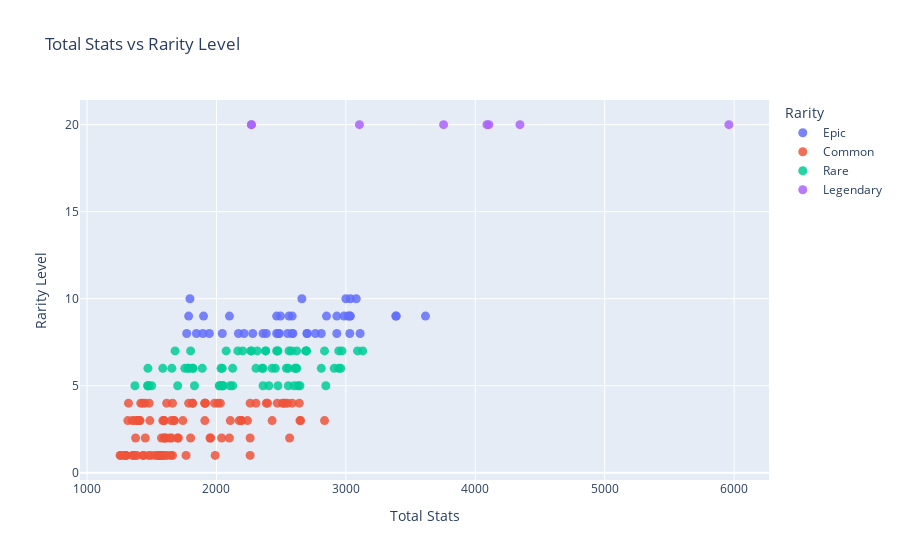

The code cell stored with this chart in its notebook:
### Code cell
import plotly.express as px

def plot_total_stats_vs_rarity(df, stat_cols, save_path=None):
    """
    Creates an interactive scatterplot of Total Stats vs Rarity Level.

    Parameters
    ----------
    df : pd.DataFrame
        Must contain:
        - "Total Stats" (numeric)
        - "Rarity Level" (numeric)
        - "Rarity Name" (categorical)
        - "Name" (Pal name)
        - All columns in stat_cols
    stat_cols : list
        List of stat column names to display in hover tooltip.
    save_path : str, optional
        If provided, saves the figure to this path (e.g., 'plot.png').
        Requires kaleido for static export.
    """
    fig = px.scatter(
        df,
        x="Total Stats",
        y="Rarity Level",
        color="Rarity Name",
        hover_name="Name",
        hover_data=stat_cols + ["Element"] if "Element" in df.columns else stat_cols,
        labels={
            "Total Stats": "Total Stats",
            "Rarity Level": "Rarity Level",
            "Rarity Name": "Rarity"
        },
        title="Total Stats vs Rarity Level"
    )

    # Tweak marker size/opacity
    fig.update_traces(marker=dict(size=9, opacity=0.85))

    if save_path:
        fig.write_image(save_path)

    fig.show()

plot_total_stats_vs_rarity(df, stat_cols)

### Figure 1 — Plotly figure (JSON) as saved in the notebook; plotly's stock layout.template omitted (floating-point values rounded to 4 significant figures)
{"data": [{"customdata": [[120, 100, 100, 130, 130, 100, 100, 800, 1000, 80, ["Earth"]], [100, 125, 100, 100, 125, 300, 100, 700, 1100, 100, ["Dragon", "Dark"]], [115, 105, 100, 100, 105, 160, 100, 600, 900, 75, ["Ice", "Dragon"]], [140, 120, 100, 100, 130, 270, 100, 750, 1100, 120, ["Ice"]], [100, 120, 100, 150, 125, 190, 50, 800, 1200, 150, ["Fire"]], [105, 125, 100, 150, 130, 190, 50, 800, 1200, 150, ["Dragon", "Fire"]], [105, 80, 100, 100, 115, 150, 100, 800, 1200, 60, ["Fire", "Dark"]], [120, 100, 100, 80, 95, 150, 120, 550, 1020, 50, ["Leaf", "Water"]], [90, 100, 100, 100, 105, 100, 100, 450, 550, 150, ["Leaf"]], [115, 95, 100, 80, 80, 130, 100, 630, 800, 83, ["Dragon", "Water"]], [100, 110, 100, 100, 105, 230, 90, 1000, 1400, 150, ["Fire"]], [100, 110, 100, 100, 110, 230, 90, 1000, 1400, 150, ["Water"]], [120, 110, 100, 100, 110, 200, 100, 840, 1260, 170, ["Earth"]], [105, 100, 100, 120, 100, 180, 100, 600, 1000, 80, ["Electricity"]], [105, 100, 100, 100, 125, 170, 100, 700, 1100, 100, ["Dark", "Electricity"]], [130, 100, 100, 150, 120, 150, 100, 600, 1000, 100, ["Dragon", "Water"]], [130, 100, 100, 150, 130, 150, 100, 600, 1000, 100, ["Dragon", "Fire"]], [120, 90, 100, 100, 85, 170, 100, 700, 1040, 80, ["Normal"]], [120, 90, 100, 100, 85, 170, 100, 700, 1040, 80, ["Ice"]], [105, 135, 100, 100, 110, 100, 100, 550, 700, 100, ["Earth"]], [110, 105, 100, 100, 110, 100, 100, 450, 550, 60, ["Leaf"]], [110, 115, 100, 100, 110, 100, 100, 450, 550, 60, ["Dark"]], [150, 90, 100, 100, 85, 180, 30, 600, 1030, 100, ["Leaf", "Earth"]], [150, 90, 100, 100, 85, 180, 30, 600, 1030, 100, ["Ice", "Earth"]], [100, 130, 100, 100, 100, 100, 100, 1000, 1200, 100, ["Dark", "Earth"]], [100, 130, 100, 100, 105, 100, 100, 1000, 1200, 100, ["Earth"]], [100, 100, 100, 100, 130, 100, 100, 900, 1200, 100, ["Dragon", "Electricity"]], [100, 100, 100, 100, 95, 100, 100, 550, 700, 100, ["Leaf"]], [105, 100, 100, 100, 105, 220, 100, 800, 950, 120, ["Dragon", "Leaf"]], [110, 70, 100, 110, 100, 200, 100, 650, 1000, 40, ["Dragon", "Water"]], [110, 75, 100, 110, 110, 200, 100, 650, 1000, 40, ["Dragon", "Electricity"]], [130, 110, 100, 100, 115, 300, 100, 1000, 1600, 60, ["Dark", "Normal"]], [120, 140, 100, 130, 120, 250, 90, 850, 1200, 80, ["Dark"]], [120, 115, 100, 100, 110, 280, 100, 700, 1050, 90, ["Dragon"]], [120, 105, 100, 100, 105, 350, 100, 850, 1100, 100, ["Fire"]], [125, 105, 100, 100, 105, 350, 100, 850, 1100, 100, ["Water"]], [100, 120, 100, 100, 100, 100, 100, 400, 550, 100, ["Leaf"]], [90, 90, 100, 100, 115, 100, 100, 500, 700, 50, ["Leaf"]], [120, 120, 100, 100, 100, 100, 100, 500, 600, 55, ["Earth", "Leaf"]], [120, 120, 100, 100, 105, 100, 100, 500, 600, 55, ["Earth"]], [105, 110, 100, 100, 120, 200, 100, 550, 660, 125, ["Ice", "Fire"]], [140, 110, 100, 100, 80, 240, 100, 600, 1050, 70, ["Leaf"]], [110, 130, 100, 100, 120, 250, 100, 790, 1200, 115, ["Dragon"]], [130, 120, 100, 100, 120, 300, 100, 550, 660, 100, ["Dark", "Dragon"]]], "hovertemplate": "<b>%{hovertext}</b><br><br>Rarity=Epic<br>Total Stats=%{x}<br>Rarity Level=%{y}<br>HP=%{customdata[0]}<br>Defense=%{customdata[1]}<br>Crafting Speed=%{customdata[2]}<br>Melee Attack=%{customdata[3]}<br>Shot Attack=%{customdata[4]}<br>Stamina=%{customdata[5]}<br>Support=%{customdata[6]}<br>Running Speed=%{customdata[7]}<br>Sprinting Speed=%{customdata[8]}<br>Slow Walk Speed=%{customdata[9]}<br>Element=%{customdata[10]}<extra></extra>", "hovertext": ["Anubis", "Astegon", "Azurobe Cryst", "Bastigor", "Blazamut", "Blazamut Ryu", "Blazehowl Noct", "Broncherry Aqua", "Elizabee", "Elphidran Aqua", "Faleris", "Faleris Aqua", "Gildane", "Grizzbolt", "Helzephyr Lux", "Jormuntide", "Jormuntide Ignis", "Kingpaca", "Kingpaca Cryst", "Knocklem", "Lyleen", "Lyleen Noct", "Mammorest", "Mammorest Cryst", "Menasting", "Menasting Terra", "Orserk", "Petallia", "Quivern Botan", "Relaxaurus", "Relaxaurus Lux", "Selyne", "Shadowbeak", "Silvegis", "Suzaku", "Suzaku Aqua", "Vaelet", "Verdash", "Warsect", "Warsect Terra", "Whalaska Ignis", "Wumpo Botan", "Xenogard", "Xenolord"], "legendgroup": "Epic", "marker": {"color": "#636efa", "opacity": 0.85, "size": 9, "symbol": "circle"}, "mode": "markers", "name": "Epic", "orientation": "v", "showlegend": true, "type": "scatter", "x": [2660, 2850, 2360, 2930, 2985, 3000, 2810, 2385, 1845, 2213, 3385, 3390, 3110, 2485, 2700, 2550, 2560, 2585, 2585, 2100, 1785, 1795, 2465, 2465, 3030, 3035, 2930, 2045, 2700, 2480, 2495, 3615, 3080, 2765, 3030, 3035, 1770, 1945, 1895, 1900, 2170, 2590, 3015, 2280], "xaxis": "x", "y": [10, 9, 8, 8, 9, 10, 8, 8, 8, 8, 9, 9, 8, 8, 8, 8, 9, 8, 9, 9, 9, 10, 8, 9, 9, 10, 9, 8, 8, 8, 9, 9, 10, 8, 8, 9, 8, 8, 8, 9, 8, 8, 9, 8], "yaxis": "y"}, {"customdata": [[85, 95, 100, 100, 95, 120, 100, 700, 1050, 87, ["Fire"]], [80, 90, 100, 100, 90, 100, 100, 450, 550, 125, ["Leaf"]], [70, 80, 100, 100, 70, 100, 100, 300, 450, 25, ["Water"]], [80, 80, 100, 80, 80, 100, 100, 400, 550, 50, ["Leaf"]], [100, 90, 100, 70, 70, 100, 120, 400, 550, 70, ["Leaf"]], [100, 90, 100, 70, 75, 100, 120, 400, 550, 70, ["Dark"]], [70, 70, 100, 70, 70, 100, 100, 400, 550, 30, ["Normal"]], [65, 80, 100, 100, 75, 100, 100, 300, 450, 25, ["Normal"]], [75, 80, 100, 80, 95, 100, 100, 920, 1200, 85, ["Dark"]], [80, 80, 100, 100, 70, 100, 100, 550, 700, 30, ["Water"]], [80, 80, 100, 100, 75, 100, 100, 550, 700, 30, ["Water", "Electricity"]], [60, 60, 100, 70, 60, 100, 70, 375, 550, 50, ["Normal"]], [90, 80, 100, 100, 80, 100, 100, 750, 1050, 100, ["Ice", "Dragon"]], [70, 80, 100, 100, 80, 100, 100, 550, 700, 30, ["Leaf"]], [70, 75, 100, 100, 70, 100, 100, 300, 450, 20, ["Normal"]], [80, 85, 100, 100, 100, 100, 100, 300, 450, 33, ["Water"]], [70, 60, 100, 100, 75, 100, 100, 300, 550, 70, ["Dark"]], [70, 70, 100, 110, 80, 100, 100, 400, 550, 120, ["Electricity"]], [70, 75, 100, 110, 80, 100, 100, 400, 550, 120, ["Dark", "Electricity"]], [105, 95, 100, 100, 110, 100, 100, 300, 450, 25, ["Dark"]], [70, 70, 100, 70, 70, 100, 100, 300, 400, 20, ["Dark"]], [80, 75, 100, 110, 90, 70, 100, 800, 1050, 90, ["Normal"]], [100, 95, 100, 100, 70, 100, 100, 450, 600, 100, ["Earth", "Water"]], [95, 80, 100, 70, 80, 100, 100, 700, 900, 80, ["Normal"]], [95, 90, 100, 100, 105, 100, 100, 600, 900, 50, ["Normal"]], [110, 90, 100, 110, 110, 140, 100, 750, 1050, 85, ["Normal"]], [110, 90, 100, 110, 115, 140, 100, 750, 1050, 85, ["Electricity"]], [75, 80, 100, 100, 85, 100, 100, 250, 400, 25, ["Water"]], [75, 80, 100, 100, 90, 100, 100, 250, 400, 25, ["Water", "Fire"]], [60, 80, 100, 100, 70, 100, 100, 250, 375, 65, ["Fire"]], [75, 70, 100, 100, 65, 100, 100, 400, 550, 100, ["Leaf"]], [65, 70, 100, 70, 75, 100, 100, 400, 550, 40, ["Fire"]], [65, 70, 100, 70, 80, 100, 100, 400, 550, 40, ["Ice"]], [110, 100, 100, 100, 100, 100, 100, 500, 750, 50, ["Ice"]], [60, 60, 100, 80, 80, 100, 100, 300, 400, 70, ["Water"]], [60, 60, 100, 100, 85, 100, 100, 300, 400, 70, ["Water", "Fire"]], [65, 50, 100, 100, 80, 100, 100, 300, 550, 30, ["Earth"]], [75, 60, 100, 120, 85, 100, 100, 600, 700, 100, ["Normal"]], [90, 75, 100, 90, 90, 100, 100, 400, 500, 50, ["Water"]], [90, 75, 100, 90, 90, 100, 100, 400, 500, 50, ["Fire"]], [65, 80, 100, 100, 70, 100, 100, 300, 450, 25, ["Leaf"]], [70, 70, 100, 100, 70, 100, 100, 300, 400, 50, ["Leaf", "Earth"]], [80, 70, 100, 70, 70, 100, 100, 400, 550, 50, ["Earth"]], [80, 70, 100, 70, 80, 100, 100, 400, 550, 50, ["Ice"]], [80, 75, 100, 100, 75, 100, 100, 350, 600, 15, ["Leaf", "Normal"]], [70, 80, 100, 70, 70, 100, 100, 380, 550, 26, ["Dark"]], [95, 105, 100, 100, 115, 100, 100, 400, 600, 100, ["Ice"]], [80, 95, 100, 100, 80, 100, 100, 300, 450, 25, ["Normal"]], [80, 85, 100, 100, 75, 100, 100, 300, 450, 25, ["Normal"]], [95, 85, 100, 150, 100, 100, 100, 700, 960, 80, ["Fire", "Dark"]], [75, 70, 100, 100, 90, 100, 100, 240, 450, 40, ["Water"]], [90, 75, 100, 100, 75, 100, 100, 400, 600, 100, ["Water", "Dark"]], [70, 70, 100, 70, 75, 100, 100, 400, 550, 30, ["Electricity"]], [70, 80, 100, 70, 75, 100, 100, 400, 550, 30, ["Ice"]], [70, 70, 100, 100, 70, 100, 100, 700, 900, 50, ["Water"]], [70, 70, 100, 100, 70, 100, 100, 700, 900, 50, ["Fire"]], [75, 90, 100, 100, 70, 100, 100, 800, 900, 50, ["Earth"]], [60, 70, 100, 100, 60, 100, 100, 400, 550, 60, ["Dark", "Water"]], [70, 70, 100, 100, 60, 100, 100, 400, 550, 60, ["Normal", "Water"]], [70, 70, 100, 70, 70, 100, 100, 400, 550, 23, ["Normal"]], [80, 50, 100, 90, 80, 100, 100, 600, 800, 100, ["Dark"]], [80, 50, 100, 90, 80, 100, 100, 400, 550, 100, ["Fire"]], [75, 70, 100, 70, 70, 100, 100, 400, 550, 20, ["Leaf"]], [80, 80, 100, 130, 100, 100, 100, 600, 800, 100, ["Dark"]], [80, 80, 100, 130, 105, 100, 100, 600, 800, 100, ["Ice"]], [90, 80, 100, 100, 90, 100, 100, 400, 800, 50, ["Leaf"]], [70, 70, 100, 70, 60, 100, 100, 475, 550, 52, ["Dark"]], [70, 70, 100, 70, 65, 100, 100, 475, 550, 52, ["Ice"]], [90, 90, 100, 90, 75, 100, 100, 500, 900, 62, ["Normal"]], [90, 80, 100, 100, 50, 100, 100, 580, 700, 55, ["Normal"]], [75, 85, 100, 100, 80, 100, 100, 300, 450, 20, ["Ice", "Water"]], [100, 80, 100, 100, 95, 100, 100, 600, 750, 150, ["Normal"]], [110, 100, 100, 100, 100, 100, 100, 600, 900, 50, ["Dark"]], [95, 100, 100, 100, 105, 100, 100, 400, 520, 40, ["Dark"]], [105, 115, 100, 100, 110, 180, 100, 550, 1000, 150, ["Leaf"]], [70, 70, 100, 70, 75, 100, 100, 500, 650, 30, ["Water", "Ice"]], [70, 70, 100, 100, 80, 100, 100, 500, 650, 30, ["Water", "Electricity"]], [75, 80, 100, 100, 70, 100, 100, 300, 450, 25, ["Dark"]], [105, 105, 100, 100, 95, 100, 100, 300, 450, 25, ["Normal"]], [70, 85, 100, 100, 75, 100, 100, 300, 450, 25, ["Fire"]], [100, 110, 100, 80, 85, 140, 100, 700, 1070, 35, ["Ice"]], [75, 70, 100, 100, 65, 100, 100, 245, 350, 50, ["Normal"]], [80, 70, 100, 100, 65, 100, 100, 245, 350, 50, ["Leaf"]], [75, 75, 100, 100, 70, 100, 100, 400, 550, 70, ["Fire"]], [80, 70, 100, 100, 70, 100, 100, 500, 800, 70, ["Earth"]], [110, 90, 100, 100, 80, 220, 100, 740, 1050, 50, ["Leaf"]], [85, 85, 100, 100, 90, 100, 100, 550, 700, 40, ["Dark"]], [60, 70, 100, 60, 75, 100, 80, 350, 500, 40, ["Electricity"]], [95, 105, 100, 100, 115, 100, 100, 550, 660, 60, ["Dark"]], [90, 80, 100, 70, 90, 100, 100, 500, 800, 100, ["Water"]], [60, 60, 100, 100, 60, 100, 100, 250, 400, 55, ["Ice"]], [80, 70, 100, 100, 70, 100, 100, 300, 400, 48, ["Leaf"]], [110, 100, 100, 100, 100, 100, 100, 640, 1000, 80, ["Dark"]], [70, 70, 100, 70, 60, 100, 100, 300, 400, 30, ["Water"]], [60, 70, 100, 80, 75, 100, 70, 300, 550, 30, ["Normal"]], [75, 115, 100, 100, 75, 100, 100, 320, 500, 100, ["Water"]], [85, 125, 100, 100, 85, 100, 100, 320, 500, 100, ["Water", "Earth"]], [90, 90, 100, 100, 115, 150, 100, 700, 850, 100, ["Fire", "Dark"]], [70, 70, 100, 70, 70, 100, 140, 350, 450, 30, ["Normal"]], [70, 90, 100, 70, 70, 100, 100, 300, 400, 50, ["Normal"]], [85, 85, 100, 80, 85, 140, 110, 750, 1080, 70, ["Normal"]]], "hovertemplate": "<b>%{hovertext}</b><br><br>Rarity=Common<br>Total Stats=%{x}<br>Rarity Level=%{y}<br>HP=%{customdata[0]}<br>Defense=%{customdata[1]}<br>Crafting Speed=%{customdata[2]}<br>Melee Attack=%{customdata[3]}<br>Shot Attack=%{customdata[4]}<br>Stamina=%{customdata[5]}<br>Support=%{customdata[6]}<br>Running Speed=%{customdata[7]}<br>Sprinting Speed=%{customdata[8]}<br>Slow Walk Speed=%{customdata[9]}<br>Element=%{customdata[10]}<extra></extra>", "hovertext": ["Arsox", "Beegarde", "Blue Slime", "Bristla", "Caprity", "Caprity Noct", "Cattiva", "Cave Bat", "Cawgnito", "Celaray", "Celaray Lux", "Chikipi", "Chillet", "Cinnamoth", "Cremis", "Croajiro", "Daedream", "Dazzi", "Dazzi Noct", "Demon Eye", "Depresso", "Direhowl", "Dumud", "Eikthyrdeer", "Enchanted Sword", "Fenglope", "Fenglope Lux", "Finsider", "Finsider Ignis", "Flambelle", "Flopie", "Foxparks", "Foxparks Cryst", "Frostplume", "Fuack", "Fuack Ignis", "Fuddler", "Galeclaw", "Gobfin", "Gobfin Ignis", "Green Slime", "Gumoss", "Hangyu", "Hangyu Cryst", "Herbil", "Hoocrates", "Icelyn", "Illuminant Bat", "Illuminant Slime", "Incineram", "Jelliette", "Jellroy", "Jolthog", "Jolthog Cryst", "Kelpsea", "Kelpsea Ignis", "Kikit", "Killamari", "Killamari Primo", "Lamball", "Leezpunk", "Leezpunk Ignis", "Lifmunk", "Loupmoon", "Loupmoon Cryst", "Lullu", "Mau", "Mau Cryst", "Melpaca", "Mozzarina", "Munchill", "Nitewing", "Nyafia", "Omascul", "Palumba", "Pengullet", "Pengullet Lux", "Purple Slime", "Rainbow Slime", "Red Slime", "Reindrix", "Ribbuny", "Ribbuny Botan", "Rooby", "Rushoar", "Shroomer", "Smokie", "Sparkit", "Splatterina", "Surfent", "Swee", "Tanzee", "Tarantriss", "Teafant", "Tocotoco", "Turtacle", "Turtacle Terra", "Vanwyrm", "Vixy", "Woolipop", "Yakumo"], "legendgroup": "Common", "marker": {"color": "#EF553B", "opacity": 0.85, "size": 9, "symbol": "circle"}, "mode": "markers", "name": "Common", "orientation": "v", "showlegend": true, "type": "scatter", "x": [2532, 1785, 1395, 1620, 1670, 1675, 1560, 1395, 2835, 1910, 1915, 1495, 2550, 1910, 1385, 1448, 1525, 1700, 1705, 1485, 1300, 2565, 1815, 2305, 2240, 2645, 2650, 1315, 1320, 1300, 1660, 1570, 1575, 2010, 1350, 1375, 1475, 2040, 1595, 1595, 1390, 1360, 1590, 1600, 1595, 1546, 1815, 1430, 1415, 2470, 1365, 1740, 1565, 1575, 2260, 2260, 2385, 1600, 1610, 1553, 2100, 1650, 1555, 2190, 2195, 1910, 1647, 1652, 2107, 1955, 1410, 2175, 2260, 1660, 2510, 1765, 1800, 1400, 1480, 1405, 2520, 1255, 1260, 1640, 1990, 2640, 1950, 1435, 1985, 2030, 1285, 1368, 2430, 1300, 1435, 1585, 1615, 2395, 1450, 1350, 2585], "xaxis": "x", "y": [4, 4, 3, 1, 3, 3, 1, 3, 3, 3, 4, 1, 4, 4, 1, 4, 1, 2, 2, 3, 1, 2, 4, 4, 3, 3, 3, 3, 4, 1, 1, 1, 1, 4, 1, 2, 1, 2, 2, 3, 3, 1, 1, 2, 3, 1, 4, 4, 4, 4, 3, 3, 1, 2, 1, 2, 4, 1, 2, 1, 2, 3, 1, 3, 3, 4, 1, 2, 3, 2, 3, 3, 4, 4, 4, 1, 2, 3, 4, 3, 4, 1, 1, 2, 1, 4, 2, 1, 4, 4, 1, 1, 3, 1, 1, 3, 4, 4, 2, 3, 4], "yaxis": "y"}, {"customdata": [[130, 110, 100, 100, 120, 220, 100, 900, 1260, 90, ["Electricity"]], [110, 100, 100, 70, 100, 160, 100, 600, 900, 75, ["Water", "Dragon"]], [105, 80, 100, 100, 115, 160, 100, 750, 1200, 100, ["Electricity"]], [105, 80, 100, 100, 110, 150, 100, 800, 1200, 90, ["Fire"]], [130, 120, 100, 100, 95, 270, 100, 600, 1020, 70, ["Leaf", "Earth"]], [120, 100, 100, 80, 90, 150, 120, 550, 1020, 50, ["Leaf"]], [80, 80, 100, 100, 125, 100, 100, 600, 900, 80, ["Fire"]], [80, 80, 100, 100, 130, 100, 100, 600, 900, 80, ["Fire", "Dark"]], [120, 100, 100, 100, 110, 260, 100, 800, 1200, 70, ["Normal"]], [90, 80, 100, 100, 85, 100, 100, 750, 1050, 100, ["Fire", "Dragon"]], [85, 90, 100, 100, 110, 100, 100, 300, 450, 33, ["Water", "Dark"]], [100, 110, 100, 140, 100, 100, 100, 720, 900, 100, ["Ice"]], [100, 110, 100, 140, 105, 100, 100, 720, 900, 100, ["Earth"]], [95, 80, 100, 100, 90, 100, 100, 900, 1200, 80, ["Earth"]], [80, 120, 100, 80, 95, 100, 100, 300, 420, 75, ["Earth"]], [110, 90, 100, 90, 85, 130, 150, 700, 1030, 70, ["Leaf", "Dragon"]], [110, 90, 100, 90, 90, 130, 150, 700, 1030, 70, ["Electricity", "Dragon"]], [90, 100, 100, 100, 100, 100, 100, 300, 550, 45, ["Normal"]], [105, 100, 100, 100, 75, 100, 100, 450, 600, 100, ["Earth", "Water"]], [95, 80, 100, 70, 80, 100, 100, 700, 900, 80, ["Earth"]], [110, 90, 100, 80, 80, 130, 100, 630, 800, 83, ["Dragon"]], [110, 95, 100, 100, 105, 100, 100, 900, 1200, 100, ["Dark"]], [100, 110, 100, 100, 105, 100, 110, 550, 700, 60, ["Dark"]], [90, 105, 100, 100, 95, 100, 100, 600, 750, 65, ["Ice"]], [90, 105, 100, 100, 125, 320, 100, 400, 600, 100, ["Dark", "Water"]], [90, 105, 100, 100, 130, 320, 100, 400, 600, 100, ["Fire", "Water"]], [70, 70, 100, 100, 85, 100, 100, 300, 500, 50, ["Water", "Dark"]], [90, 90, 100, 110, 95, 100, 100, 550, 720, 66, ["Normal"]], [90, 90, 100, 110, 100, 100, 100, 550, 720, 66, ["Earth"]], [110, 80, 100, 100, 80, 100, 100, 650, 1000, 32, ["Normal"]], [100, 100, 100, 100, 125, 170, 100, 700, 1100, 100, ["Dark"]], [95, 85, 100, 150, 105, 100, 100, 700, 960, 80, ["Dark"]], [90, 90, 100, 100, 105, 100, 100, 440, 620, 70, ["Dark"]], [95, 90, 100, 100, 105, 100, 100, 440, 620, 70, ["Dark", "Fire"]], [100, 100, 100, 70, 115, 140, 110, 700, 1100, 80, ["Fire"]], [100, 105, 100, 70, 115, 140, 110, 700, 1100, 80, ["Dark"]], [120, 70, 100, 70, 70, 100, 140, 750, 850, 90, ["Normal"]], [90, 90, 100, 80, 100, 100, 100, 500, 650, 80, ["Normal"]], [75, 80, 100, 50, 105, 130, 100, 700, 1100, 100, ["Dark"]], [60, 130, 100, 100, 60, 100, 100, 2000, -1, 40, ["Normal"]], [100, 90, 100, 100, 90, 130, 100, 600, 1000, 50, ["Leaf"]], [100, 100, 100, 100, 100, 130, 100, 600, 1000, 50, ["Electricity"]], [105, 105, 100, 100, 95, 100, 100, 380, 500, 70, ["Dark"]], [75, 70, 100, 70, 85, 100, 140, 300, 500, 30, ["Dark"]], [95, 95, 100, 70, 95, 100, 100, 450, 600, 50, ["Water", "Ice"]], [100, 100, 100, 100, 100, 100, 100, 450, 600, 50, ["Water", "Electricity"]], [95, 105, 100, 100, 105, 120, 100, 250, 375, 20, ["Ice", "Water"]], [90, 90, 100, 100, 110, 100, 100, 720, -1, 90, ["Dark", "Earth"]], [105, 100, 100, 100, 95, 100, 100, 550, 700, 100, ["Leaf", "Dark"]], [100, 90, 100, 110, 95, 100, 100, 850, 1300, 100, ["Fire"]], [100, 90, 100, 110, 95, 100, 100, 850, 1300, 100, ["Fire", "Dark"]], [105, 100, 100, 100, 100, 220, 100, 800, 950, 120, ["Dragon"]], [95, 120, 100, 100, 105, 150, 100, 800, 1300, 100, ["Fire"]], [90, 80, 100, 100, 100, 100, 100, 700, 1150, 110, ["Electricity"]], [110, 120, 100, 100, 105, 220, 100, 550, 1000, 50, ["Fire", "Earth"]], [110, 130, 100, 100, 105, 220, 100, 550, 1000, 50, ["Ice", "Earth"]], [90, 80, 100, 100, 105, 100, 100, 600, 750, 100, ["Leaf"]], [90, 80, 100, 100, 105, 100, 100, 600, 750, 100, ["Leaf", "Earth"]], [110, 90, 100, 100, 85, 220, 100, 740, 1050, 50, ["Leaf", "Dark"]], [110, 100, 100, 90, 90, 100, 90, 400, 550, 50, ["Ice"]], [105, 90, 100, 100, 125, 100, 100, 800, 1000, 100, ["Dark", "Fire"]], [110, 100, 100, 100, 100, 230, 100, 900, 1200, 150, ["Dark"]], [90, 100, 100, 70, 90, 100, 100, 500, 800, 100, ["Earth"]], [100, 90, 100, 100, 90, 120, 100, 650, 1020, 60, ["Ice"]], [95, 80, 100, 100, 95, 100, 100, 400, 550, 80, ["Dark"]], [80, 105, 100, 110, 105, 100, 100, 720, 1100, 80, ["Electricity"]], [90, 95, 100, 100, 120, 150, 100, 700, 850, 100, ["Ice", "Dark"]], [105, 110, 100, 100, 115, 200, 100, 550, 660, 125, ["Ice", "Water"]], [90, 80, 100, 50, 110, 100, 120, 440, 620, 70, ["Fire"]], [90, 85, 100, 50, 110, 100, 120, 440, 620, 70, ["Fire", "Dark"]], [140, 100, 100, 100, 80, 240, 100, 600, 1050, 70, ["Ice"]], [90, 85, 100, 100, 125, 100, 100, 550, 700, 125, ["Dark"]]], "hovertemplate": "<b>%{hovertext}</b><br><br>Rarity=Rare<br>Total Stats=%{x}<br>Rarity Level=%{y}<br>HP=%{customdata[0]}<br>Defense=%{customdata[1]}<br>Crafting Speed=%{customdata[2]}<br>Melee Attack=%{customdata[3]}<br>Shot Attack=%{customdata[4]}<br>Stamina=%{customdata[5]}<br>Support=%{customdata[6]}<br>Running Speed=%{customdata[7]}<br>Sprinting Speed=%{customdata[8]}<br>Slow Walk Speed=%{customdata[9]}<br>Element=%{customdata[10]}<extra></extra>", "hovertext": ["Azurmane", "Azurobe", "Beakon", "Blazehowl", "Braloha", "Broncherry", "Bushi", "Bushi Noct", "Celesdir", "Chillet Ignis", "Croajiro Noct", "Cryolinx", "Cryolinx Terra", "Dazemu", "Digtoise", "Dinossom", "Dinossom Lux", "Dogen", "Dumud Gild", "Eikthyrdeer Terra", "Elphidran", "Eye of Cthulhu", "Felbat", "Foxcicle", "Ghangler", "Ghangler Ignis", "Gloopie", "Gorirat", "Gorirat Terra", "Grintale", "Helzephyr", "Incineram Noct", "Katress", "Katress Ignis", "Kitsun", "Kitsun Noct", "Lovander", "Lunaris", "Maraith", "Mimog", "Mossanda", "Mossanda Lux", "Nitemary", "Nox", "Penking", "Penking Lux", "Polapup", "Prixter", "Prunelia", "Pyrin", "Pyrin Noct", "Quivern", "Ragnahawk", "Rayhound", "Reptyro", "Reptyro Cryst", "Robinquill", "Robinquill Terra", "Shroomer Noct", "Sibelyx", "Sootseer", "Starryon", "Surfent Terra", "Sweepa", "Tombat", "Univolt", "Vanwyrm Cryst", "Whalaska", "Wixen", "Wixen Noct", "Wumpo", "Xenovader"], "legendgroup": "Rare", "marker": {"color": "#00cc96", "opacity": 0.85, "size": 9, "symbol": "circle"}, "mode": "markers", "name": "Rare", "orientation": "v", "showlegend": true, "type": "scatter", "x": [3130, 2315, 2810, 2835, 2605, 2380, 2265, 2270, 2960, 2555, 1468, 2470, 2475, 2845, 1470, 2555, 2560, 1585, 1830, 2305, 2203, 2910, 2035, 2105, 2040, 2045, 1475, 2021, 2026, 2352, 2695, 2475, 1815, 1820, 2615, 2620, 2360, 1890, 2540, 2689, 2360, 2380, 1655, 1470, 1755, 1800, 1370, 1499, 2050, 2945, 2945, 2695, 2970, 2630, 2455, 2465, 2125, 2125, 2645, 1680, 2620, 3090, 2050, 2430, 1700, 2600, 2405, 2165, 1780, 1785, 2580, 2075], "xaxis": "x", "y": [7, 7, 6, 7, 6, 7, 7, 7, 6, 5, 5, 7, 7, 5, 5, 6, 7, 6, 5, 6, 7, 6, 6, 5, 5, 6, 5, 5, 5, 6, 7, 5, 6, 6, 6, 6, 5, 6, 6, 7, 6, 7, 6, 6, 6, 7, 5, 5, 5, 6, 7, 7, 7, 5, 6, 7, 5, 6, 5, 7, 7, 7, 5, 6, 5, 5, 5, 7, 6, 6, 7, 7], "yaxis": "y"}, {"customdata": [[120, 100, 100, 100, 150, 100, 100, 600, 800, 100, ["Dark"]], [120, 100, 100, 100, 150, 100, 100, 600, 800, 100, ["Dark"]], [140, 120, 100, 100, 140, 300, 70, 1200, 1800, 120, ["Ice"]], [140, 135, 100, 100, 140, 300, 70, 1200, 1800, 120, ["Dark"]], [110, 110, 100, 100, 140, 100, 100, 1700, 3300, 200, ["Dragon"]], [130, 120, 100, 100, 145, 350, 100, 1300, 1900, 100, ["Dark"]], [105, 125, 100, 100, 145, 410, 100, 750, 1120, 150, ["Water"]], [130, 145, 100, 110, 120, 400, 100, 800, 1800, 50, ["Normal"]]], "hovertemplate": "<b>%{hovertext}</b><br><br>Rarity=Legendary<br>Total Stats=%{x}<br>Rarity Level=%{y}<br>HP=%{customdata[0]}<br>Defense=%{customdata[1]}<br>Crafting Speed=%{customdata[2]}<br>Melee Attack=%{customdata[3]}<br>Shot Attack=%{customdata[4]}<br>Stamina=%{customdata[5]}<br>Support=%{customdata[6]}<br>Running Speed=%{customdata[7]}<br>Sprinting Speed=%{customdata[8]}<br>Slow Walk Speed=%{customdata[9]}<br>Element=%{customdata[10]}<extra></extra>", "hovertext": ["Bellanoir", "Bellanoir Libero", "Frostallion", "Frostallion Noct", "Jetragon", "Necromus", "Neptilius", "Paladius"], "legendgroup": "Legendary", "marker": {"color": "#ab63fa", "opacity": 0.85, "size": 9, "symbol": "circle"}, "mode": "markers", "name": "Legendary", "orientation": "v", "showlegend": true, "type": "scatter", "x": [2270, 2270, 4090, 4105, 5960, 4345, 3105, 3755], "xaxis": "x", "y": [20, 20, 20, 20, 20, 20, 20, 20], "yaxis": "y"}], "layout": {"autosize": true, "legend": {"title": {"text": "Rarity"}, "tracegroupgap": 0}, "title": {"text": "Total Stats vs Rarity Level"}, "xaxis": {"anchor": "y", "autorange": true, "domain": [0, 1], "range": [966.6, 6248.0], "title": {"text": "Total Stats"}, "type": "linear"}, "yaxis": {"anchor": "x", "autorange": true, "domain": [0, 1], "range": [-0.8433, 21.84], "title": {"text": "Rarity Level"}, "type": "linear"}}}
